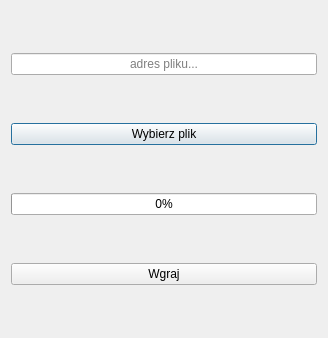
<?xml version="1.0" encoding="UTF-8"?>
<ui version="4.0">
 <class>uploader</class>
 <widget class="QDialog" name="uploader">
  <property name="geometry">
   <rect>
    <x>0</x>
    <y>0</y>
    <width>328</width>
    <height>338</height>
   </rect>
  </property>
  <property name="windowTitle">
   <string>Wgrywanie WD</string>
  </property>
  <property name="sizeGripEnabled">
   <bool>false</bool>
  </property>
  <property name="modal">
   <bool>false</bool>
  </property>
  <layout class="QVBoxLayout" name="verticalLayout">
   <item>
    <widget class="QLineEdit" name="load_location">
     <property name="alignment">
      <set>Qt::AlignCenter</set>
     </property>
     <property name="placeholderText">
      <string>adres pliku...</string>
     </property>
    </widget>
   </item>
   <item>
    <widget class="QPushButton" name="browse">
     <property name="text">
      <string>Wybierz plik</string>
     </property>
    </widget>
   </item>
   <item>
    <widget class="QProgressBar" name="progressBar">
     <property name="value">
      <number>0</number>
     </property>
     <property name="alignment">
      <set>Qt::AlignCenter</set>
     </property>
    </widget>
   </item>
   <item>
    <widget class="QPushButton" name="accept">
     <property name="text">
      <string>Wgraj</string>
     </property>
    </widget>
   </item>
  </layout>
 </widget>
 <resources/>
 <connections/>
</ui>
